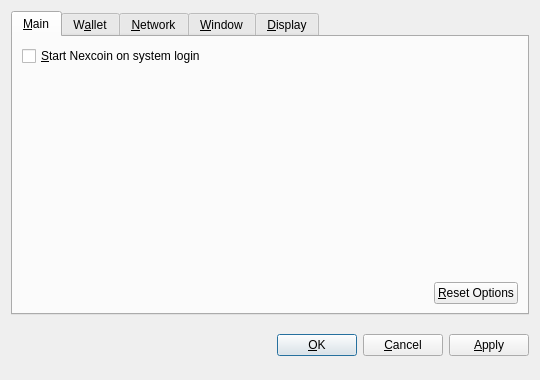
<?xml version="1.0" encoding="UTF-8"?>
<ui version="4.0">
 <class>OptionsDialog</class>
 <widget class="QDialog" name="OptionsDialog">
  <property name="geometry">
   <rect>
    <x>0</x>
    <y>0</y>
    <width>540</width>
    <height>380</height>
   </rect>
  </property>
  <property name="windowTitle">
   <string>Options</string>
  </property>
  <property name="modal">
   <bool>true</bool>
  </property>
  <layout class="QVBoxLayout" name="verticalLayout">
   <item>
    <widget class="QTabWidget" name="tabWidget">
     <property name="tabPosition">
      <enum>QTabWidget::North</enum>
     </property>
     <property name="currentIndex">
      <number>0</number>
     </property>
     <widget class="QWidget" name="tabMain">
      <attribute name="title">
       <string>&amp;Main</string>
      </attribute>
      <layout class="QVBoxLayout" name="verticalLayout_Main">
       <item>
        <widget class="QCheckBox" name="bitcoinAtStartup">
         <property name="toolTip">
          <string>Automatically start Nexcoin after logging in to the system.</string>
         </property>
         <property name="text">
          <string>&amp;Start Nexcoin on system login</string>
         </property>
        </widget>
       </item>
       <item>
        <spacer name="verticalSpacer_Main">
         <property name="orientation">
          <enum>Qt::Vertical</enum>
         </property>
         <property name="sizeHint" stdset="0">
          <size>
           <width>20</width>
           <height>40</height>
          </size>
         </property>
        </spacer>
       </item>
       <item>
        <layout class="QHBoxLayout" name="horizontalLayout_2_Main">
         <item>
          <spacer name="horizontalSpacer_2_Main">
           <property name="orientation">
            <enum>Qt::Horizontal</enum>
           </property>
           <property name="sizeHint" stdset="0">
            <size>
             <width>40</width>
             <height>20</height>
            </size>
           </property>
          </spacer>
         </item>
         <item>
          <widget class="QPushButton" name="resetButton">
           <property name="toolTip">
            <string>Reset all client options to default.</string>
           </property>
           <property name="text">
            <string>&amp;Reset Options</string>
           </property>
           <property name="autoDefault">
            <bool>false</bool>
           </property>
          </widget>
         </item>
        </layout>
       </item>
      </layout>
     </widget>
     <widget class="QWidget" name="tabWallet">
      <attribute name="title">
       <string>W&amp;allet</string>
      </attribute>
      <layout class="QVBoxLayout" name="verticalLayout_Network">
       <item>
        <widget class="QLabel" name="transactionFeeInfoLabel">
         <property name="text">
          <string>Optional transaction fee per kB that helps make sure your transactions are processed quickly. Most transactions are 1 kB.</string>
         </property>
         <property name="textFormat">
          <enum>Qt::PlainText</enum>
         </property>
         <property name="wordWrap">
          <bool>true</bool>
         </property>
        </widget>
       </item>
       <item>
        <layout class="QHBoxLayout" name="horizontalLayout_1_Main">
         <item>
          <widget class="QLabel" name="transactionFeeLabel">
           <property name="text">
            <string>Pay transaction &amp;fee</string>
           </property>
           <property name="textFormat">
            <enum>Qt::PlainText</enum>
           </property>
           <property name="buddy">
            <cstring>transactionFee</cstring>
           </property>
          </widget>
         </item>
         <item>
          <widget class="BitcoinAmountField" name="transactionFee"/>
         </item>
         <item>
          <spacer name="horizontalSpacer_1_Main">
           <property name="orientation">
            <enum>Qt::Horizontal</enum>
           </property>
           <property name="sizeHint" stdset="0">
            <size>
             <width>40</width>
             <height>20</height>
            </size>
           </property>
          </spacer>
         </item>
        </layout>
       </item>
       <item>
        <widget class="QLabel" name="label">
         <property name="text">
          <string>If you disable the spending of unconfirmed change, the change from a transaction cannot be used until that transaction has at least one confirmation. This also affects how your balance is computed.</string>
         </property>
         <property name="wordWrap">
          <bool>true</bool>
         </property>
        </widget>
       </item>
       <item>
        <widget class="QCheckBox" name="spendZeroConfChange">
         <property name="text">
          <string>Spend unconfirmed change  (experts only)</string>
         </property>
        </widget>
       </item>
       <item>
        <spacer name="verticalSpacer">
         <property name="orientation">
          <enum>Qt::Vertical</enum>
         </property>
         <property name="sizeHint" stdset="0">
          <size>
           <width>20</width>
           <height>40</height>
          </size>
         </property>
        </spacer>
       </item>
      </layout>
     </widget>
     <widget class="QWidget" name="tabNetwork">
      <attribute name="title">
       <string>&amp;Network</string>
      </attribute>
      <layout class="QVBoxLayout" name="verticalLayout_Network">
       <item>
        <widget class="QCheckBox" name="mapPortUpnp">
         <property name="toolTip">
          <string>Automatically open the Nexcoin client port on the router. This only works when your router supports UPnP and it is enabled.</string>
         </property>
         <property name="text">
          <string>Map port using &amp;UPnP</string>
         </property>
        </widget>
       </item>
       <item>
        <widget class="QCheckBox" name="connectSocks">
         <property name="toolTip">
          <string>Connect to the Nexcoin network through a SOCKS proxy (e.g. when connecting through Tor).</string>
         </property>
         <property name="text">
          <string>&amp;Connect through SOCKS proxy:</string>
         </property>
        </widget>
       </item>
       <item>
        <layout class="QHBoxLayout" name="horizontalLayout_Network">
         <item>
          <widget class="QLabel" name="proxyIpLabel">
           <property name="text">
            <string>Proxy &amp;IP:</string>
           </property>
           <property name="textFormat">
            <enum>Qt::PlainText</enum>
           </property>
           <property name="buddy">
            <cstring>proxyIp</cstring>
           </property>
          </widget>
         </item>
         <item>
          <widget class="QValidatedLineEdit" name="proxyIp">
           <property name="maximumSize">
            <size>
             <width>140</width>
             <height>16777215</height>
            </size>
           </property>
           <property name="toolTip">
            <string>IP address of the proxy (e.g. 127.0.0.1)</string>
           </property>
          </widget>
         </item>
         <item>
          <widget class="QLabel" name="proxyPortLabel">
           <property name="text">
            <string>&amp;Port:</string>
           </property>
           <property name="textFormat">
            <enum>Qt::PlainText</enum>
           </property>
           <property name="buddy">
            <cstring>proxyPort</cstring>
           </property>
          </widget>
         </item>
         <item>
          <widget class="QLineEdit" name="proxyPort">
           <property name="maximumSize">
            <size>
             <width>55</width>
             <height>16777215</height>
            </size>
           </property>
           <property name="toolTip">
            <string>Port of the proxy (e.g. 9050)</string>
           </property>
          </widget>
         </item>
         <item>
          <widget class="QLabel" name="socksVersionLabel">
           <property name="text">
            <string>SOCKS &amp;Version:</string>
           </property>
           <property name="textFormat">
            <enum>Qt::PlainText</enum>
           </property>
           <property name="buddy">
            <cstring>socksVersion</cstring>
           </property>
          </widget>
         </item>
         <item>
          <widget class="QValueComboBox" name="socksVersion">
           <property name="toolTip">
            <string>SOCKS version of the proxy (e.g. 5)</string>
           </property>
          </widget>
         </item>
         <item>
          <spacer name="horizontalSpacer_Network">
           <property name="orientation">
            <enum>Qt::Horizontal</enum>
           </property>
           <property name="sizeHint" stdset="0">
            <size>
             <width>40</width>
             <height>20</height>
            </size>
           </property>
          </spacer>
         </item>
        </layout>
       </item>
       <item>
        <spacer name="verticalSpacer_Network">
         <property name="orientation">
          <enum>Qt::Vertical</enum>
         </property>
         <property name="sizeHint" stdset="0">
          <size>
           <width>20</width>
           <height>40</height>
          </size>
         </property>
        </spacer>
       </item>
      </layout>
     </widget>
     <widget class="QWidget" name="tabWindow">
      <attribute name="title">
       <string>&amp;Window</string>
      </attribute>
      <layout class="QVBoxLayout" name="verticalLayout_Window">
       <item>
        <widget class="QCheckBox" name="minimizeToTray">
         <property name="toolTip">
          <string>Show only a tray icon after minimizing the window.</string>
         </property>
         <property name="text">
          <string>&amp;Minimize to the tray instead of the taskbar</string>
         </property>
        </widget>
       </item>
       <item>
        <widget class="QCheckBox" name="minimizeOnClose">
         <property name="toolTip">
          <string>Minimize instead of exit the application when the window is closed. When this option is enabled, the application will be closed only after selecting Quit in the menu.</string>
         </property>
         <property name="text">
          <string>M&amp;inimize on close</string>
         </property>
        </widget>
       </item>
       <item>
        <spacer name="verticalSpacer_Window">
         <property name="orientation">
          <enum>Qt::Vertical</enum>
         </property>
         <property name="sizeHint" stdset="0">
          <size>
           <width>20</width>
           <height>40</height>
          </size>
         </property>
        </spacer>
       </item>
      </layout>
     </widget>
     <widget class="QWidget" name="tabDisplay">
      <attribute name="title">
       <string>&amp;Display</string>
      </attribute>
      <layout class="QVBoxLayout" name="verticalLayout_Display">
       <item>
        <layout class="QHBoxLayout" name="horizontalLayout_1_Display">
         <item>
          <widget class="QLabel" name="langLabel">
           <property name="text">
            <string>User Interface &amp;language:</string>
           </property>
           <property name="textFormat">
            <enum>Qt::PlainText</enum>
           </property>
           <property name="buddy">
            <cstring>lang</cstring>
           </property>
          </widget>
         </item>
         <item>
          <widget class="QValueComboBox" name="lang">
           <property name="toolTip">
            <string>The user interface language can be set here. This setting will take effect after restarting Nexcoin.</string>
           </property>
          </widget>
         </item>
        </layout>
       </item>
       <item>
        <layout class="QHBoxLayout" name="horizontalLayout_2_Display">
         <item>
          <widget class="QLabel" name="unitLabel">
           <property name="text">
            <string>&amp;Unit to show amounts in:</string>
           </property>
           <property name="textFormat">
            <enum>Qt::PlainText</enum>
           </property>
           <property name="buddy">
            <cstring>unit</cstring>
           </property>
          </widget>
         </item>
         <item>
          <widget class="QValueComboBox" name="unit">
           <property name="toolTip">
            <string>Choose the default subdivision unit to show in the interface and when sending coins.</string>
           </property>
          </widget>
         </item>
        </layout>
       </item>
       <item>
        <widget class="QCheckBox" name="displayAddresses">
         <property name="toolTip">
          <string>Whether to show Nexcoin addresses in the transaction list or not.</string>
         </property>
         <property name="text">
          <string>&amp;Display addresses in transaction list</string>
         </property>
        </widget>
       </item>
       <item>
        <widget class="QCheckBox" name="coinControlFeatures">
         <property name="toolTip">
          <string>Whether to show coin control features or not.</string>
         </property>
         <property name="text">
          <string>Display coin &amp;control features (experts only!)</string>
         </property>
        </widget>
       </item>
       <item>
        <spacer name="verticalSpacer_Display">
         <property name="orientation">
          <enum>Qt::Vertical</enum>
         </property>
         <property name="sizeHint" stdset="0">
          <size>
           <width>20</width>
           <height>40</height>
          </size>
         </property>
        </spacer>
       </item>
      </layout>
     </widget>
    </widget>
   </item>
   <item>
    <layout class="QHBoxLayout" name="horizontalLayout_Buttons">
     <item>
      <spacer name="horizontalSpacer_1">
       <property name="orientation">
        <enum>Qt::Horizontal</enum>
       </property>
       <property name="sizeHint" stdset="0">
        <size>
         <width>40</width>
         <height>48</height>
        </size>
       </property>
      </spacer>
     </item>
     <item>
      <widget class="QLabel" name="statusLabel">
       <property name="font">
        <font>
         <weight>75</weight>
         <bold>true</bold>
        </font>
       </property>
       <property name="text">
        <string/>
       </property>
       <property name="textFormat">
        <enum>Qt::PlainText</enum>
       </property>
       <property name="wordWrap">
        <bool>true</bool>
       </property>
      </widget>
     </item>
     <item>
      <spacer name="horizontalSpacer_2">
       <property name="orientation">
        <enum>Qt::Horizontal</enum>
       </property>
       <property name="sizeHint" stdset="0">
        <size>
         <width>40</width>
         <height>48</height>
        </size>
       </property>
      </spacer>
     </item>
     <item>
      <widget class="QPushButton" name="okButton">
       <property name="text">
        <string>&amp;OK</string>
       </property>
      </widget>
     </item>
     <item>
      <widget class="QPushButton" name="cancelButton">
       <property name="text">
        <string>&amp;Cancel</string>
       </property>
       <property name="autoDefault">
        <bool>false</bool>
       </property>
      </widget>
     </item>
     <item>
      <widget class="QPushButton" name="applyButton">
       <property name="text">
        <string>&amp;Apply</string>
       </property>
       <property name="autoDefault">
        <bool>false</bool>
       </property>
      </widget>
     </item>
    </layout>
   </item>
  </layout>
 </widget>
 <customwidgets>
  <customwidget>
   <class>BitcoinAmountField</class>
   <extends>QSpinBox</extends>
   <header>bitcoinamountfield.h</header>
  </customwidget>
  <customwidget>
   <class>QValueComboBox</class>
   <extends>QComboBox</extends>
   <header>qvaluecombobox.h</header>
  </customwidget>
  <customwidget>
   <class>QValidatedLineEdit</class>
   <extends>QLineEdit</extends>
   <header>qvalidatedlineedit.h</header>
  </customwidget>
 </customwidgets>
 <resources/>
 <connections/>
</ui>
